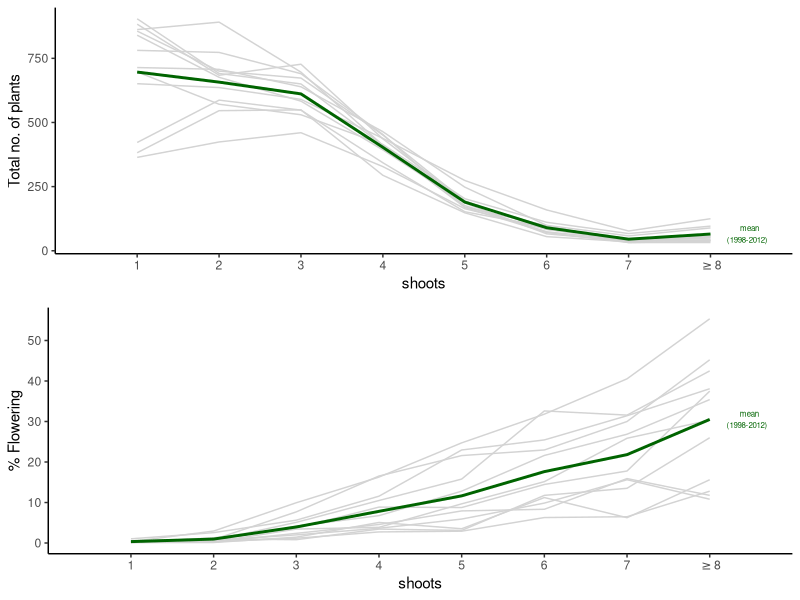
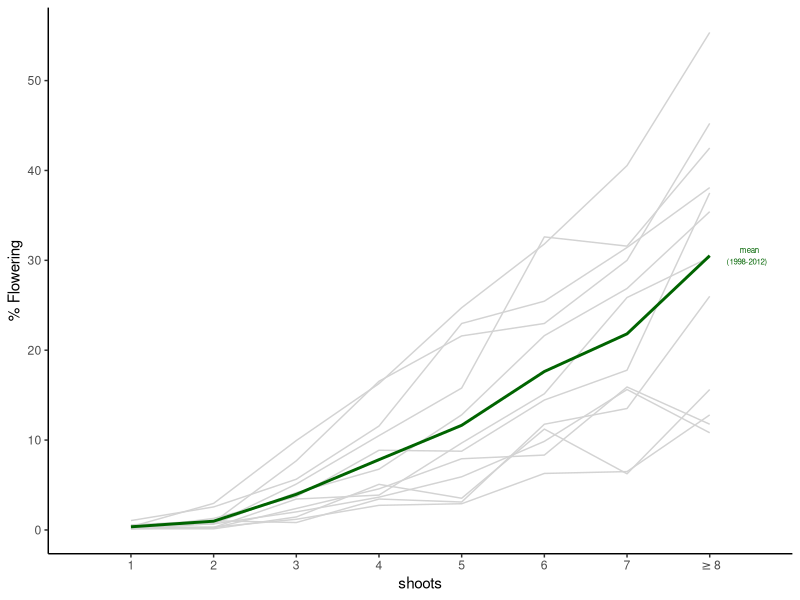
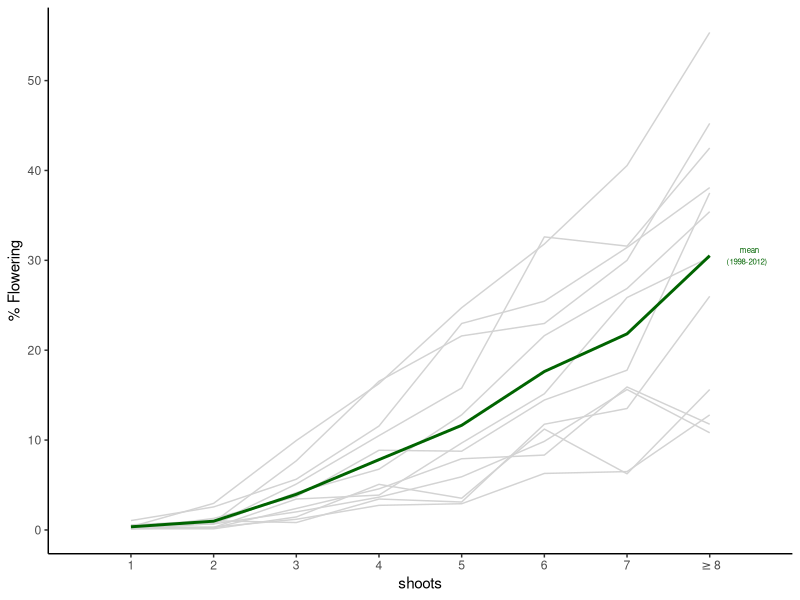
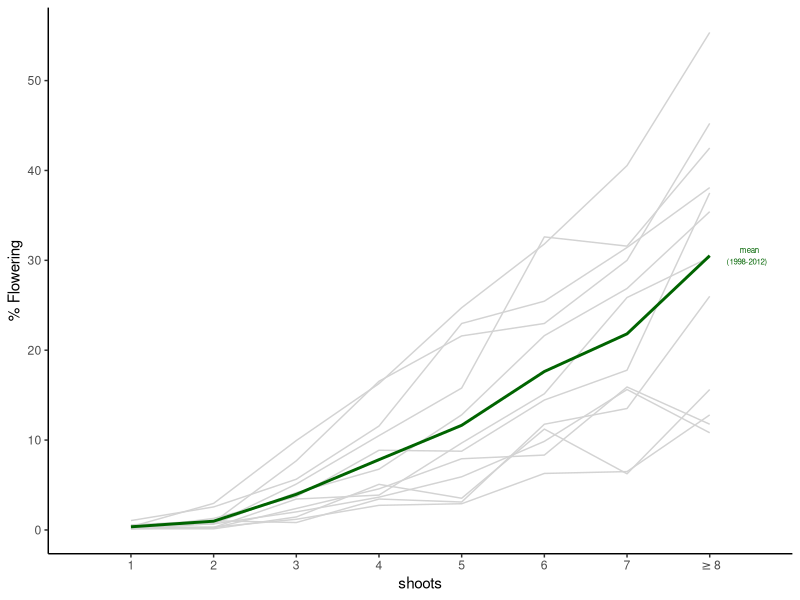
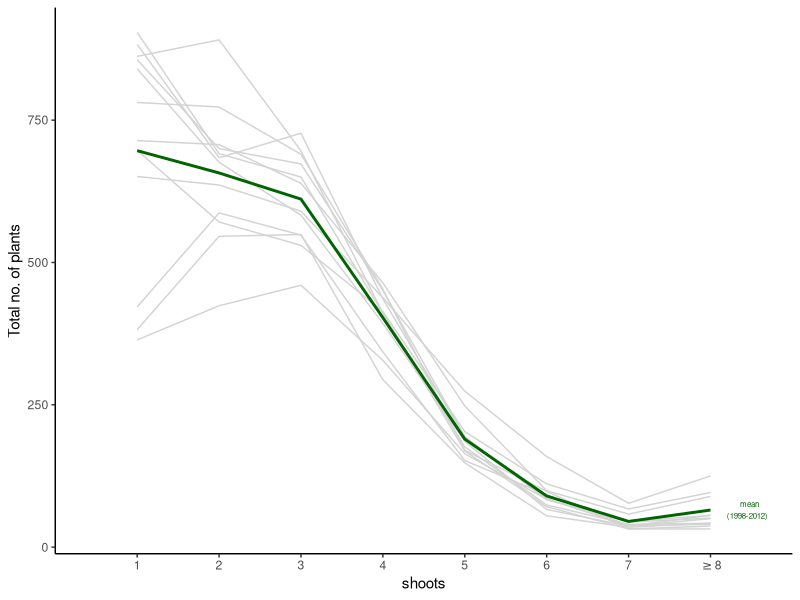
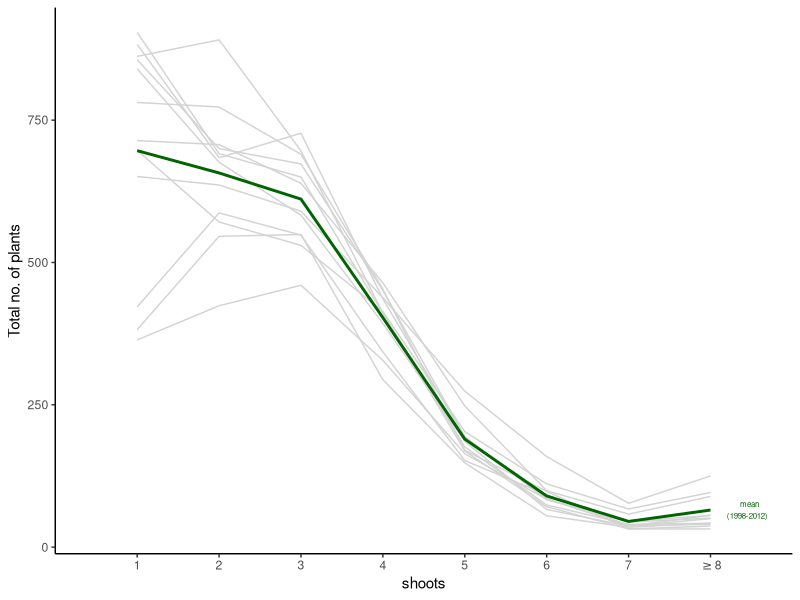
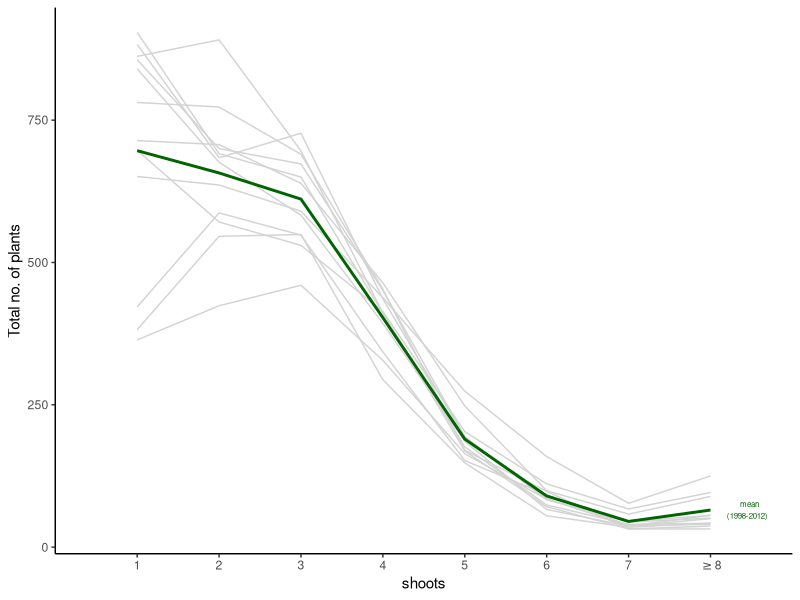
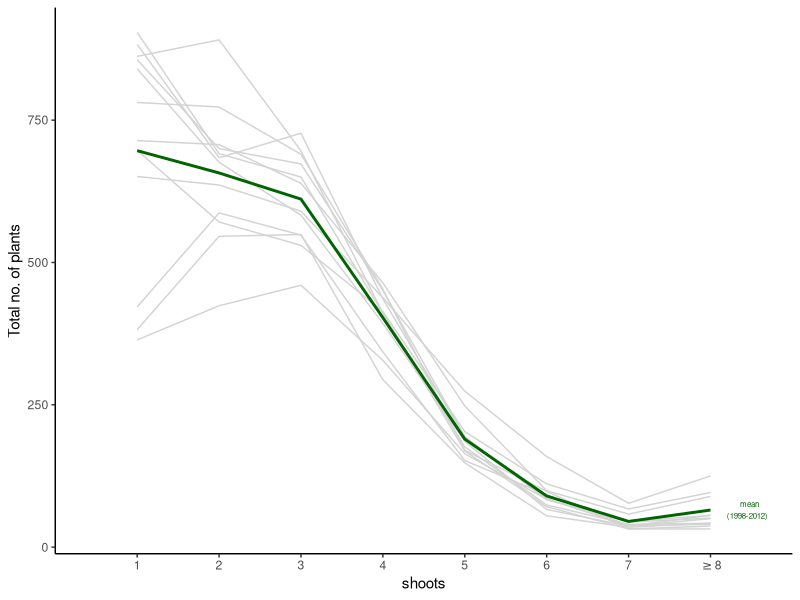

Source code (R) for these figures, in order: (Note: this script raises an error after producing the figures.)

# H acuminata flowering & n plants (by sht number) in CF ------------------
# NOTE: all CF plots combined

# load the libraries ------------------------------------------------------


library(tidyverse)
library(gridExtra)


# load the survey data archived in Dryad  ---------------------------------



ha_plants<-read_csv("./data/survey_archive/HDP_survey.csv")
# check for zombie plants  ------------------------------------------------


hacf<-ha_plants %>%
  filter(str_detect(plot_id,"CF")==TRUE) %>%
  filter(recorded_sdlg==FALSE) %>%
  filter(shts>0) %>%
  filter(is.na(shts)==FALSE)

size<-hacf %>%
  group_by(year,shts) %>%
  summarize(n=n_distinct((plant_id)))

repro<-hacf %>%
  group_by(year,shts) %>%
  filter(is.na(infl)==FALSE) %>%
  summarize(n_rep=n_distinct((plant_id)))


max_shts<-max(size$shts,na.rm = TRUE)
cf_rep<-full_join(size,repro) %>%
  mutate(n_rep = replace_na(n_rep, 0)) %>%
  mutate(shts_bin = cut(shts, breaks=c(0,1,2, 3, 4, 5,6,7,max_shts),
                        labels = c("1", "2", "3", "4","5","6","7","8")),
         .after=shts) %>%
  group_by(year,shts_bin) %>%
  mutate(n_bin=sum(n),.after=shts_bin) %>%
  group_by(year,shts_bin) %>%
  mutate(n_rep_bin=sum(n_rep),.after=n_bin) %>%
  relocate(n,.after=shts) %>%
  relocate(n_rep,.after=n) %>%
  mutate(perc_n=n_rep/n*100) %>%
  mutate(perc_bin=n_rep_bin/n_bin*100) %>%
  arrange(year,shts_bin)
# cf_rep

cf_rep_summary<-cf_rep %>%
  group_by(shts_bin) %>%
  summarize(perc_bin=mean(perc_bin),sd=sd(perc_bin)) %>%
  mutate(year="mean\n(1998-2012)")

cf_rep<- cf_rep %>%
  mutate(year=as.character(year))

plot_data<- full_join(cf_rep,cf_rep_summary,
                      by=c("perc_bin","shts_bin","year")) %>%
  mutate(year=as.factor(year)) %>%
  mutate(shts_bin=as.factor(shts_bin)) %>%
  mutate(highlight=ifelse(year=="mean\n(1998-2012)","mean\n(1998-2012)","other")) %>%
  mutate(year=as.character(year))
# library(hrbrthemes)
perc_plot<-plot_data %>%
  ggplot(aes(x=shts_bin,
             y=perc_bin,
             group=year, size=highlight,color=highlight)) +
  scale_y_continuous(breaks=c(0,10,20,30,40,50,60))+
  labs(x="shoots",y="% Flowering")+
  geom_line() +
  expand_limits(x= c(-0, 9))+
  geom_text(data=plot_data %>% filter(shts_bin=="8") %>% filter(year=="mean\n(1998-2012)"),
            aes(label = year,
                x = shts_bin,
                y = perc_bin,
                color = highlight),
            size=2,
            hjust = 0.6,
            nudge_x=0.5,
            # position = position_dodge(0.0)
  )+
  scale_x_discrete(labels = c(seq(1,7),expression("">=8)))+
  # geom_text(aes(label = year))+
  scale_color_manual(values = c("darkgreen","lightgrey")) +
  scale_size_manual(values=c(1.0,0.5)) +
  theme(legend.position="none") +
  # ggtitle("title") +
  theme_classic() +
  theme(
    legend.position="none",
    plot.title = element_text(size=14)
  )
# perc_plot


ggsave("./docs/data_summaries/figs/perc_plot.pdf", width = 5, height = 4, units = "in", bg = "white")
ggsave("./docs/data_summaries/figs/perc_plot.png", width = 5, height = 4, units = "in", bg = "white")
ggsave("./docs/data_summaries/figs/perc_plot.tiff", width = 5, height = 4, units = "in", bg = "white")


# n plot ------------------------------------------------------------------
cf_n_summary<-cf_rep %>%
  group_by(shts_bin) %>%
  summarize(n_bin=mean(n_bin)) %>%
  mutate(year="mean\n(1998-2012)")

cf_rep<- cf_rep %>%
  mutate(year=as.character(year))

plot_n_data<- full_join(cf_rep,cf_n_summary,
                        by=c("n_bin","shts_bin","year")) %>%
  mutate(year=as.factor(year)) %>%
  mutate(shts_bin=as.factor(shts_bin)) %>%
  mutate(highlight=ifelse(year=="mean\n(1998-2012)","mean\n(1998-2012)","other")) %>%
  mutate(year=as.character(year))

n_plot<-plot_n_data %>%
  ggplot(aes(x=shts_bin,
             y=n_bin,
             group=year, size=highlight,color=highlight)) +
  # scale_y_continuous(breaks=c(0,10,20,30,40,50,60))+
  labs(x="shoots",y="Total no. of plants")+
  geom_line() +
  expand_limits(x= c(-0, 9))+
  geom_text(data=plot_n_data %>% filter(shts_bin=="8") %>% filter(year=="mean\n(1998-2012)"),
            aes(label = year,
                x = shts_bin,
                y = n_bin,
                color = highlight),
            size=2,
            hjust = 0.6,
            nudge_x=0.5,
            # position = position_dodge(0.0)
  )+
  scale_x_discrete(labels = c(seq(1,7),expression("">=8)))+
  # geom_text(aes(label = year))+
  scale_color_manual(values = c("darkgreen","lightgrey")) +
  scale_size_manual(values=c(1.0,0.5)) +
  theme(legend.position="none") +
  # ggtitle("title") +
  theme_classic() +
  theme(
    legend.position="none",
    plot.title = element_text(size=14)
  )
# n_plot
# Save the figures in multiple formats
ggsave("./docs/data_summaries/figs/n_plot.pdf", width = 5, height = 4, units = "in", bg = "white")
ggsave("./docs/data_summaries/figs/n_plot.png", width = 5, height = 4, units = "in", bg = "white")
ggsave("./docs/data_summaries/figs/n_plot.tiff", width = 5, height = 4, units = "in", bg = "white")


fig_n_flrperc<-grid.arrange(n_plot, perc_plot, ncol = 1)
ggsave("./docs/data_summaries/figs/fig_n_flrperc.jpg", width = 6, height = 8, units = "in", bg = "white")

ggdraw() +
  draw_image("./docs/data_summaries/figs/n_plot.png", x = 0.00, y = 0.21, scale = .8) +
  draw_image("./docs/data_summaries/figs/perc_plot.png", x = 0.0, y = -0.21, scale = .8)
ggsave("./docs/data_summaries/figs/fig_n_flrperc.jpg", width = 4, height = 6, units = "in", bg = "white")